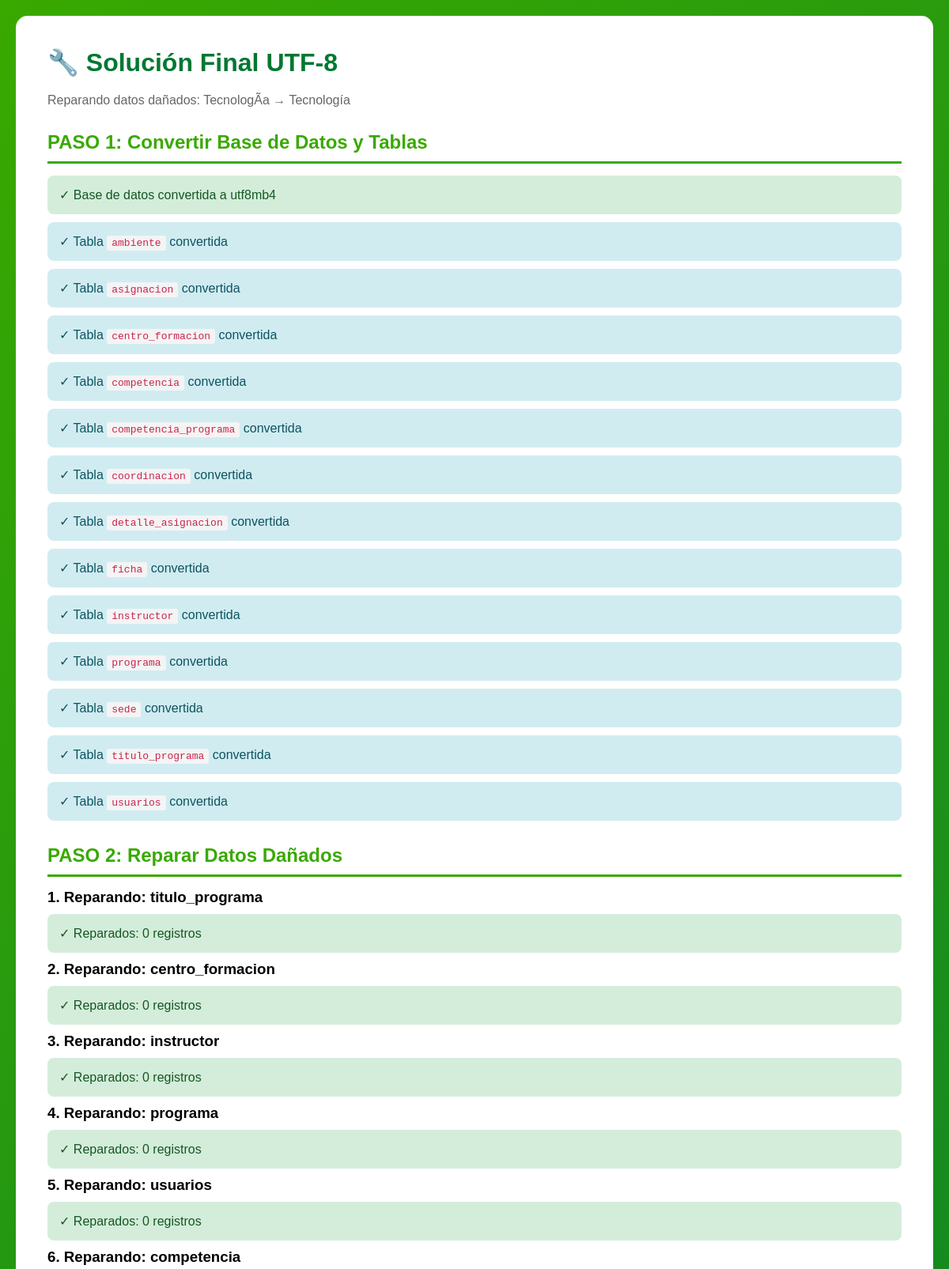
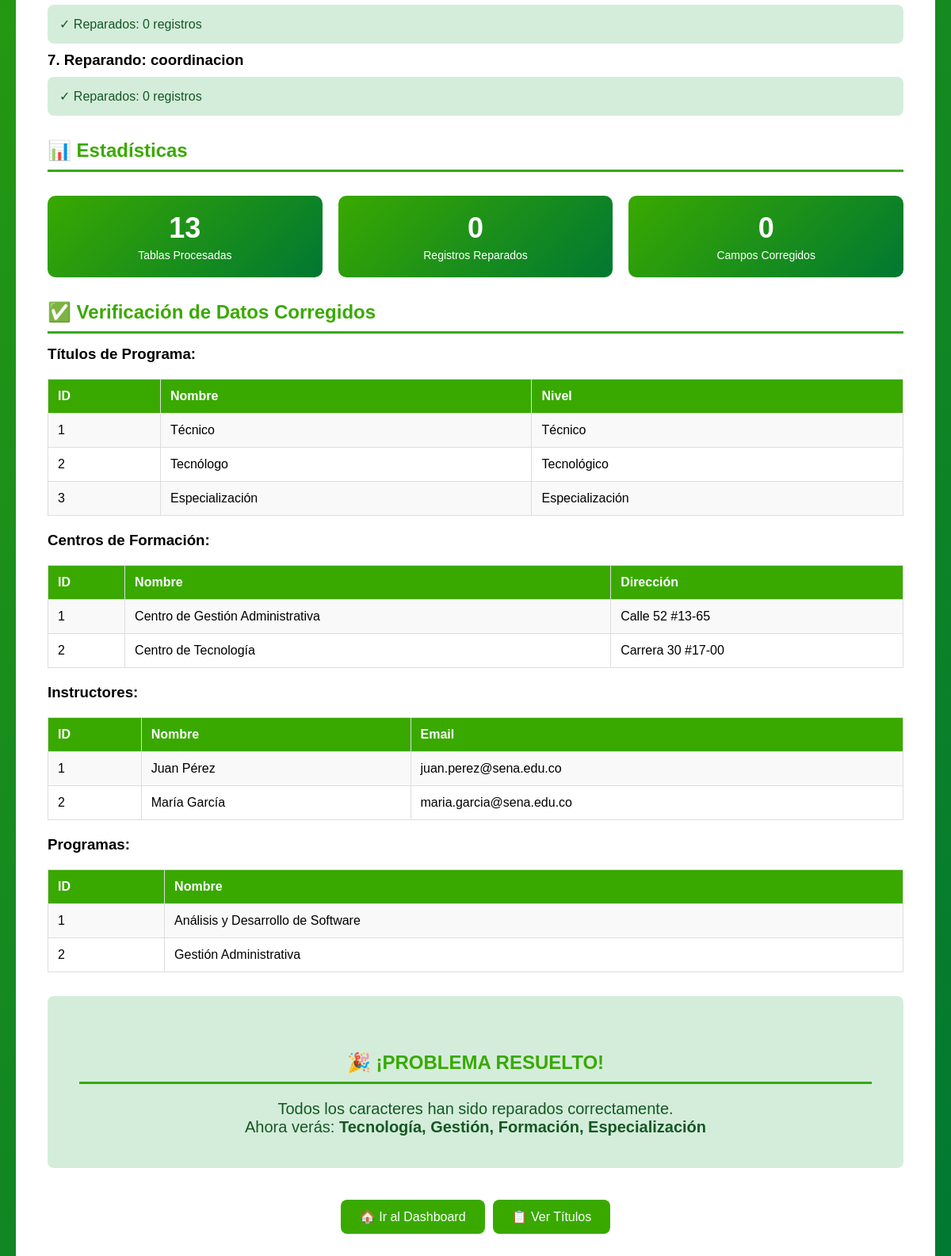
The app's page /dashboard_sena/SOLUCION_FINAL_UTF8.php with its own data (2 pictures, top to bottom).
### tables this page shows
CREATE TABLE titulo_programa (
    id INT PRIMARY KEY AUTO_INCREMENT,
    nombre VARCHAR(200) NOT NULL,
    nivel VARCHAR(50),
    created_at TIMESTAMP DEFAULT CURRENT_TIMESTAMP
);

CREATE TABLE centro_formacion (
    id INT PRIMARY KEY AUTO_INCREMENT,
    nombre VARCHAR(200) NOT NULL,
    codigo VARCHAR(50) UNIQUE NOT NULL,
    direccion VARCHAR(255),
    telefono VARCHAR(20),
    created_at TIMESTAMP DEFAULT CURRENT_TIMESTAMP
);

CREATE TABLE instructor (
    id INT PRIMARY KEY AUTO_INCREMENT,
    nombre VARCHAR(200) NOT NULL,
    documento VARCHAR(50) UNIQUE NOT NULL,
    email VARCHAR(100),
    telefono VARCHAR(20),
    centro_formacion_id INT,
    created_at TIMESTAMP DEFAULT CURRENT_TIMESTAMP,
    FOREIGN KEY (centro_formacion_id) REFERENCES centro_formacion(id) ON DELETE SET NULL
);

CREATE TABLE programa (
    id INT PRIMARY KEY AUTO_INCREMENT,
    nombre VARCHAR(200) NOT NULL,
    codigo VARCHAR(50) UNIQUE NOT NULL,
    duracion_meses INT,
    titulo_programa_id INT,
    created_at TIMESTAMP DEFAULT CURRENT_TIMESTAMP,
    FOREIGN KEY (titulo_programa_id) REFERENCES titulo_programa(id) ON DELETE SET NULL
);

### dashboard_sena/SOLUCION_FINAL_UTF8.php (the view, shortened to what this page needs)
<?php
$conexion = new mysqli("localhost", "root", "", "dashboard_sena");
$conexion->set_charset("utf8mb4");
$conexion->query("SET NAMES utf8mb4");
$conexion->query("SET CHARACTER SET utf8mb4");
?>
<!DOCTYPE html>
<html lang="es">
<head>
</head>
<body>
<div class="container">
    <h1>🔧 Solución Final UTF-8</h1>
    <p style="color: #666; margin-bottom: 30px;">Reparando datos dañados: TecnologÃ­a → Tecnología</p>
<?php
echo "<h2>PASO 1: Convertir Base de Datos y Tablas</h2>";
$conexion->query("ALTER DATABASE dashboard_sena CHARACTER SET utf8mb4 COLLATE utf8mb4_unicode_ci");
echo "<div class='success'>✓ Base de datos convertida a utf8mb4</div>";
$tablas = ['ambiente', 'asignacion', 'centro_formacion', 'competencia', 'competencia_programa',
           'coordinacion', 'detalle_asignacion', 'ficha', 'instructor', 'programa', 'sede',
           'titulo_programa', 'usuarios'];
foreach ($tablas as $tabla) {
    $conexion->query("ALTER TABLE $tabla CONVERT TO CHARACTER SET utf8mb4 COLLATE utf8mb4_unicode_ci");
    echo "<div class='info'>✓ Tabla <code>$tabla</code> convertida</div>";
}
echo "<h2>PASO 2: Reparar Datos Dañados</h2>";
$total_reparados = 0;
$ejemplos = [];
echo "<h3>1. Reparando: titulo_programa</h3>";
$count = 0;
echo "<div class='success'>✓ Reparados: {$count} registros</div>";
$total_reparados += $count;
echo "<h3>2. Reparando: centro_formacion</h3>";
$count = 0;
echo "<div class='success'>✓ Reparados: {$count} registros</div>";
$total_reparados += $count;
echo "<h3>3. Reparando: instructor</h3>";
$count = 0;
echo "<div class='success'>✓ Reparados: {$count} registros</div>";
$total_reparados += $count;
echo "<h3>4. Reparando: programa</h3>";
$count = 0;
echo "<div class='success'>✓ Reparados: {$count} registros</div>";
$total_reparados += $count;
echo "<h3>5. Reparando: usuarios</h3>";
$count = 0;
echo "<div class='success'>✓ Reparados: {$count} registros</div>";
$total_reparados += $count;
echo "<h3>6. Reparando: competencia</h3>";
$count = 0;
echo "<div class='success'>✓ Reparados: {$count} registros</div>";
$total_reparados += $count;
echo "<h3>7. Reparando: coordinacion</h3>";
$count = 0;
echo "<div class='success'>✓ Reparados: {$count} registros</div>";
$total_reparados += $count;
echo "<h2>📊 Estadísticas</h2>";
echo "<div class='stats'>";
echo "<div class='stat'><div class='stat-num'>13</div><div class='stat-label'>Tablas Procesadas</div></div>";
echo "<div class='stat'><div class='stat-num'>{$total_reparados}</div><div class='stat-label'>Registros Reparados</div></div>";
echo "<div class='stat'><div class='stat-num'>" . count($ejemplos) . "</div><div class='stat-label'>Campos Corregidos</div></div>";
echo "</div>";
echo "<h2>✅ Verificación de Datos Corregidos</h2>";
echo "<h3>Títulos de Programa:</h3>";
$result = $conexion->query("SELECT * FROM titulo_programa LIMIT 10");
echo "<table><tr><th>ID</th><th>Nombre</th><th>Nivel</th></tr>";
while ($row = $result->fetch_assoc()) {
    echo "<tr><td>{$row['id']}</td><td>{$row['nombre']}</td><td>{$row['nivel']}</td></tr>";
}
echo "</table>";
echo "<h3>Centros de Formación:</h3>";
$result = $conexion->query("SELECT * FROM centro_formacion LIMIT 10");
echo "<table><tr><th>ID</th><th>Nombre</th><th>Dirección</th></tr>";
while ($row = $result->fetch_assoc()) {
    echo "<tr><td>{$row['id']}</td><td>{$row['nombre']}</td><td>{$row['direccion']}</td></tr>";
}
echo "</table>";
echo "<h3>Instructores:</h3>";
$result = $conexion->query("SELECT * FROM instructor LIMIT 10");
echo "<table><tr><th>ID</th><th>Nombre</th><th>Email</th></tr>";
while ($row = $result->fetch_assoc()) {
    echo "<tr><td>{$row['id']}</td><td>{$row['nombre']}</td><td>{$row['email']}</td></tr>";
}
echo "</table>";
echo "<h3>Programas:</h3>";
$result = $conexion->query("SELECT * FROM programa LIMIT 10");
echo "<table><tr><th>ID</th><th>Nombre</th></tr>";
while ($row = $result->fetch_assoc()) {
    echo "<tr><td>{$row['id']}</td><td>{$row['nombre']}</td></tr>";
}
echo "</table>";
echo "<div class='success' style='font-size: 20px; text-align: center; padding: 40px; margin-top: 30px;'>";
echo "<h2 style='margin-bottom: 20px;'>🎉 ¡PROBLEMA RESUELTO!</h2>";
echo "<p>Todos los caracteres han sido reparados correctamente.</p>";
echo "<p>Ahora verás: <strong>Tecnología, Gestión, Formación, Especialización</strong></p>";
echo "</div>";
echo "<div style='text-align: center; margin-top: 30px;'>";
echo "<a href='/Gestion-sena/' class='btn'>🏠 Ir al Dashboard</a>";
echo "<a href='/Gestion-sena/views/titulo_programa/index.php' class='btn'>📋 Ver Títulos</a>";
echo "</div>";
?>
</div>
</body>
</html>

### dashboard_sena/SOLUCION_FINAL_UTF8.php (style rules this page uses)
* { margin: 0; padding: 0; box-sizing: border-box; }
body { font-family: Arial, sans-serif; background: linear-gradient(135deg, #39A900, #007832); padding: 20px; }
.container { max-width: 1200px; margin: 0 auto; background: white; padding: 40px; border-radius: 15px; }
h1 { color: #007832; font-size: 32px; margin-bottom: 20px; }
h2 { color: #39A900; font-size: 24px; margin: 30px 0 15px; border-bottom: 3px solid #39A900; padding-bottom: 10px; }
.success { background: #d4edda; color: #155724; padding: 15px; border-radius: 8px; margin: 10px 0; }
.info { background: #d1ecf1; color: #0c5460; padding: 15px; border-radius: 8px; margin: 10px 0; }
table { width: 100%; border-collapse: collapse; margin: 20px 0; }
th, td { padding: 12px; border: 1px solid #ddd; text-align: left; }
th { background: #39A900; color: white; }
tr:nth-child(even) { background: #f9f9f9; }
.btn { display: inline-block; padding: 12px 24px; background: #39A900; color: white; text-decoration: none; border-radius: 8px; margin: 10px 5px; }
code { background: #f4f4f4; padding: 2px 6px; border-radius: 3px; color: #c7254e; }
.stats { display: grid; grid-template-columns: repeat(3, 1fr); gap: 20px; margin: 30px 0; }
.stat { background: linear-gradient(135deg, #39A900, #007832); color: white; padding: 20px; border-radius: 10px; text-align: center; }
.stat-num { font-size: 36px; font-weight: bold; }
.stat-label { font-size: 14px; margin-top: 5px; }

### records on screen
titulo_programa: id "1", nombre "Técnico", nivel "Técnico"
titulo_programa: id "2", nombre "Tecnólogo", nivel "Tecnológico"
titulo_programa: id "3", nombre "Especialización", nivel "Especialización"
centro_formacion: id "1", nombre "Centro de Gestión Administrativa", direccion "Calle 52 #13-65"
centro_formacion: id "2", nombre "Centro de Tecnología", direccion "Carrera 30 #17-00"
instructor: id "1", nombre "Juan Pérez", email "juan.perez@sena.edu.co"
instructor: id "2", nombre "María García", email "maria.garcia@sena.edu.co"
programa: id "1", nombre "Análisis y Desarrollo de Software"
programa: id "2", nombre "Gestión Administrativa"

### other values on screen
$tabla "ambiente"
$tabla "asignacion"
$tabla "centro_formacion"
$tabla "competencia"
$tabla "competencia_programa"
$tabla "coordinacion"
$tabla "detalle_asignacion"
$tabla "ficha"
$tabla "instructor"
$tabla "programa"
$tabla "sede"
$tabla "titulo_programa"
$tabla "usuarios"
$count "0"
$total_reparados "0"
